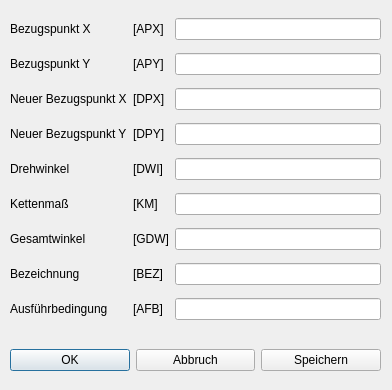
<?xml version="1.0" encoding="UTF-8"?>
<ui version="4.0">
 <class>Dialog_lage_aendern</class>
 <widget class="QDialog" name="Dialog_lage_aendern">
  <property name="geometry">
   <rect>
    <x>0</x>
    <y>0</y>
    <width>392</width>
    <height>390</height>
   </rect>
  </property>
  <property name="windowTitle">
   <string>Lage ändern</string>
  </property>
  <property name="modal">
   <bool>true</bool>
  </property>
  <widget class="QWidget" name="layoutWidget_3">
   <property name="geometry">
    <rect>
     <x>10</x>
     <y>340</y>
     <width>371</width>
     <height>41</height>
    </rect>
   </property>
   <layout class="QHBoxLayout" name="horizontalLayout">
    <item>
     <widget class="QPushButton" name="pushButton_ok">
      <property name="text">
       <string>OK</string>
      </property>
     </widget>
    </item>
    <item>
     <widget class="QPushButton" name="pushButton_esc">
      <property name="text">
       <string>Abbruch</string>
      </property>
     </widget>
    </item>
    <item>
     <widget class="QPushButton" name="pushButton_save">
      <property name="text">
       <string>Speichern</string>
      </property>
     </widget>
    </item>
   </layout>
  </widget>
  <widget class="QWidget" name="">
   <property name="geometry">
    <rect>
     <x>10</x>
     <y>11</y>
     <width>371</width>
     <height>321</height>
    </rect>
   </property>
   <layout class="QGridLayout" name="gridLayout">
    <item row="2" column="0">
     <widget class="QLabel" name="label_4">
      <property name="text">
       <string>Neuer Bezugspunkt X</string>
      </property>
     </widget>
    </item>
    <item row="4" column="1">
     <widget class="QLabel" name="label_10">
      <property name="text">
       <string>[DWI]</string>
      </property>
     </widget>
    </item>
    <item row="0" column="2">
     <widget class="QLineEdit" name="lineEdit_xalt"/>
    </item>
    <item row="2" column="2">
     <widget class="QLineEdit" name="lineEdit_xneu"/>
    </item>
    <item row="1" column="0">
     <widget class="QLabel" name="label_3">
      <property name="text">
       <string>Bezugspunkt Y</string>
      </property>
     </widget>
    </item>
    <item row="1" column="1">
     <widget class="QLabel" name="label_6">
      <property name="text">
       <string>[APY]</string>
      </property>
     </widget>
    </item>
    <item row="4" column="0">
     <widget class="QLabel" name="label_9">
      <property name="text">
       <string>Drehwinkel</string>
      </property>
     </widget>
    </item>
    <item row="3" column="0">
     <widget class="QLabel" name="label_5">
      <property name="text">
       <string>Neuer Bezugspunkt Y</string>
      </property>
     </widget>
    </item>
    <item row="1" column="2">
     <widget class="QLineEdit" name="lineEdit_yalt"/>
    </item>
    <item row="0" column="1">
     <widget class="QLabel" name="label_2">
      <property name="text">
       <string>[APX]</string>
      </property>
     </widget>
    </item>
    <item row="6" column="1">
     <widget class="QLabel" name="label_12">
      <property name="text">
       <string>[GDW]</string>
      </property>
     </widget>
    </item>
    <item row="7" column="2">
     <widget class="QLineEdit" name="lineEdit_bez"/>
    </item>
    <item row="4" column="2">
     <widget class="QLineEdit" name="lineEdit_drehwi"/>
    </item>
    <item row="3" column="1">
     <widget class="QLabel" name="label_8">
      <property name="text">
       <string>[DPY]</string>
      </property>
     </widget>
    </item>
    <item row="6" column="2">
     <widget class="QLineEdit" name="lineEdit_geswi"/>
    </item>
    <item row="0" column="0">
     <widget class="QLabel" name="label">
      <property name="text">
       <string>Bezugspunkt X</string>
      </property>
     </widget>
    </item>
    <item row="2" column="1">
     <widget class="QLabel" name="label_7">
      <property name="text">
       <string>[DPX]</string>
      </property>
     </widget>
    </item>
    <item row="3" column="2">
     <widget class="QLineEdit" name="lineEdit_yneu"/>
    </item>
    <item row="5" column="1">
     <widget class="QLabel" name="label_11">
      <property name="text">
       <string>[KM]</string>
      </property>
     </widget>
    </item>
    <item row="6" column="0">
     <widget class="QLabel" name="label_13">
      <property name="text">
       <string>Gesamtwinkel</string>
      </property>
     </widget>
    </item>
    <item row="8" column="2">
     <widget class="QLineEdit" name="lineEdit_afb"/>
    </item>
    <item row="7" column="0">
     <widget class="QLabel" name="label_14">
      <property name="text">
       <string>Bezeichnung</string>
      </property>
     </widget>
    </item>
    <item row="7" column="1">
     <widget class="QLabel" name="label_15">
      <property name="text">
       <string>[BEZ]</string>
      </property>
     </widget>
    </item>
    <item row="8" column="0">
     <widget class="QLabel" name="label_16">
      <property name="text">
       <string>Ausführbedingung</string>
      </property>
     </widget>
    </item>
    <item row="8" column="1">
     <widget class="QLabel" name="label_17">
      <property name="text">
       <string>[AFB]</string>
      </property>
     </widget>
    </item>
    <item row="5" column="0">
     <widget class="QLabel" name="label_18">
      <property name="text">
       <string>Kettenmaß</string>
      </property>
     </widget>
    </item>
    <item row="5" column="2">
     <widget class="QLineEdit" name="lineEdit_kettenmas"/>
    </item>
   </layout>
  </widget>
 </widget>
 <tabstops>
  <tabstop>lineEdit_xalt</tabstop>
  <tabstop>lineEdit_yalt</tabstop>
  <tabstop>lineEdit_xneu</tabstop>
  <tabstop>lineEdit_yneu</tabstop>
  <tabstop>lineEdit_drehwi</tabstop>
  <tabstop>lineEdit_kettenmas</tabstop>
  <tabstop>lineEdit_geswi</tabstop>
  <tabstop>lineEdit_bez</tabstop>
  <tabstop>lineEdit_afb</tabstop>
  <tabstop>pushButton_ok</tabstop>
  <tabstop>pushButton_esc</tabstop>
  <tabstop>pushButton_save</tabstop>
 </tabstops>
 <resources/>
 <connections/>
</ui>
